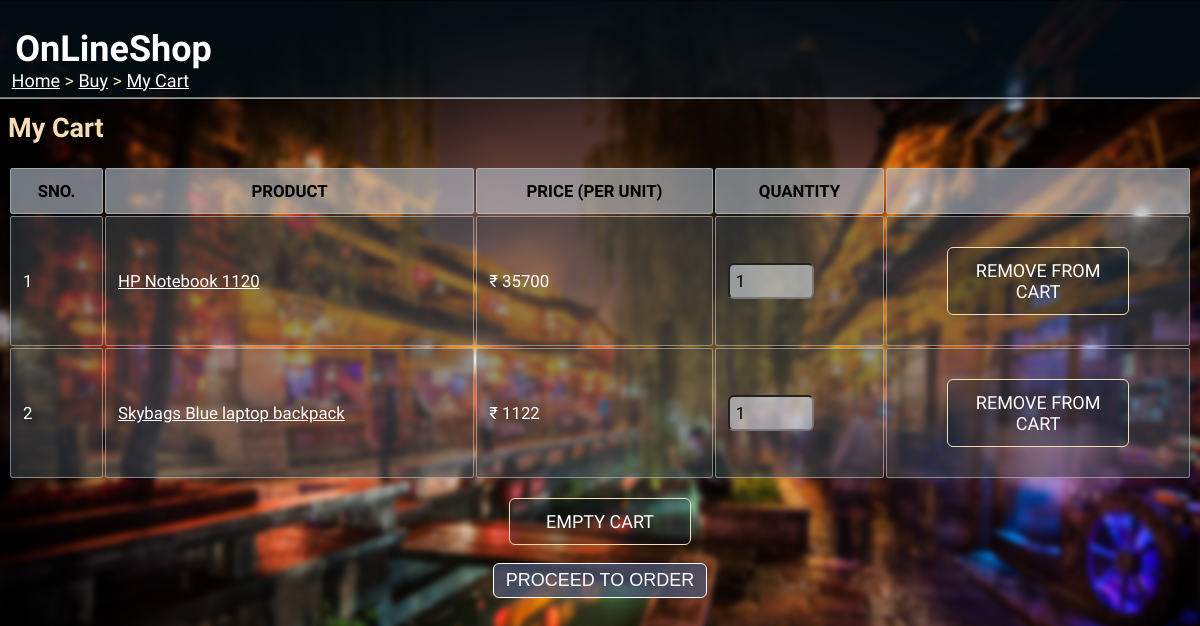
Before: /buy/cart/ (signed in) with the older database file.
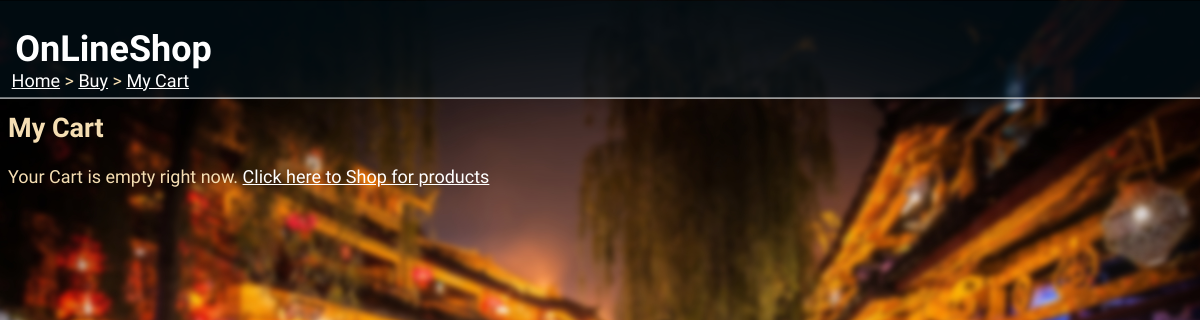
After: the same page with the newer database file.
### tables this page shows
CREATE TABLE product(
prodID varchar(10) PRIMARY KEY,
name varchar(30) NOT NULL,
quantity integer CHECK(quantity>=0) NOT NULL,
category varchar(30) NOT NULL ,
cost_price decimal(9,2) NOT NULL,
sell_price decimal(9,2) NOT NULL,
description varchar(100),
sellID varchar(10) REFERENCES seller (sellID),
CHECK (sell_price>cost_price)
);

### __init__.py (the view, shortened to what this page needs)
@app.route("/buy/cart/", methods=["POST", "GET"])
def my_cart():
    if 'userid' not in session:
        return redirect(url_for('home'))
    if session['type']=="Seller":
        abort(403)
    cart = get_cart(session['userid'])
    return render_template('my_cart.html', cart=cart)

### dbaccess.py (called while the page is built)
def get_cart(custID):
    conn = sqlite3.connect('onlineshop.db')
    cur = conn.cursor()
    a = cur.execute("""SELECT p.prodID, p.name, p.sell_price, c.sum_qty, p.quantity
                       FROM (SELECT custID, prodID, SUM(quantity) AS sum_qty FROM cart
                       GROUP BY custID, prodID) c JOIN product p
                       WHERE p.prodID=c.prodID AND c.custID=?""", (custID,))
    res = [i for i in a]
    conn.close()
    return res

### templates/my_cart.html (shortened to what this page needs)
<html>
<head>
  <link rel="stylesheet" href="{{url_for('static', filename='main.css')}}">
</head>
<body>
  <div class="sticky">
    <h1>OnLineShop</h1>
  </div>
  <div class="nav">
    <p><a href="/">Home</a> > <a href="/buy">Buy</a> > <a href="">My Cart</a></p>
  </div>
  <h2>My Cart</h2>
  {% if cart|length==0 %}
  <p>Your Cart is empty right now. <a href="/buy">Click here to Shop for products</a></p>
  {% else %}
  <form action="" method="POST">
    <table>
      <tr>
        <th>SNO.</th><th>PRODUCT</th><th>PRICE (PER UNIT)</th><th>QUANTITY</th><th></th>
      </tr>
    {% set cnt={'val':1} %}
    {% for item in cart %}
    <tr>
      <td>{{cnt['val']}}</td><td><a href="/viewproduct/{{item[0]}}">{{item[1]}}</a></td><td>₹ {{item[2]}}</td>
      <td><input name="qty{{item[0]}}" type="number" value="{{item[3]}}" min="1" max="{{item[4]}}" required></td>
      <td><p class="press"><a href="/buy/cart/delete/{{item[0]}}">REMOVE FROM CART</p></td>
    </tr>
    {% endfor %}
  </table>
  <p class="press"><a href="/buy/cart/delete">EMPTY CART</a></p>
  <input type="submit" value="PROCEED TO ORDER" style="display:block; margin-left:auto; margin-right:auto; margin-top:1vw;">
  {% endif %}
  </form>
</body>
</html>

Changed rows visible on the page:
no longer on this page (row unchanged): product: val "1", name "HP Notebook 1120", sell_price "35700", item "1"
no longer on this page (row edited): product: val "2", name "Skybags Blue laptop backpack", sell_price "1122", item "1"
Other visible differences:
form field value: "PROCEED TO ORDER" → (not shown)
text no longer shown: "SNO. PRODUCT PRICE (PER UNIT) QUANTITY EMPTY CART"
text now shown: "Your Cart is empty right now. Click here to Shop for products"
